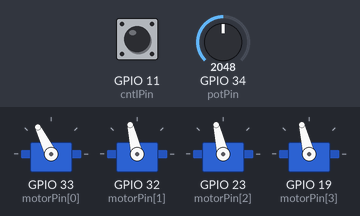
Bench run of a sketch on a simulated ESP32. Shown: 4 × servo. The test bench sets the inputs (shaded band); at power-on: GPIO 11 (cntlPin) HIGH, GPIO 34 (potPin) = 2048.

Above: at 2.0 s.
At 8.2 s:
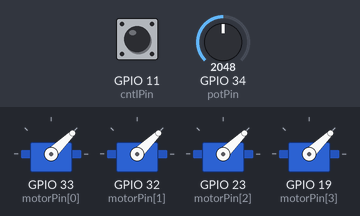
8.3 s: GPIO 11 (cntlPin) pulled LOW for 2.45 s
At 9.6 s:
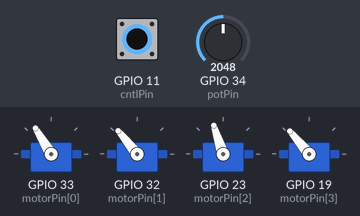
Timing chart, 0 to 12.3 s (numbered marks = the images above; inputs shaded):
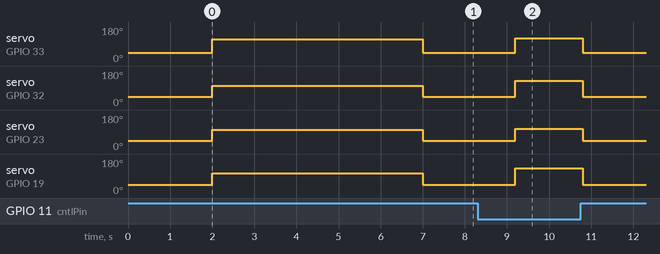

The sketch:

MotorTester.ino
```cpp
#include<ESP32Servo.h>

const int potPin=34;
const int cntlPin=11;
const int motorPin[]={33,32,23,19};

const int noMotors=4;
const int adcMax=4095;

const int lbnd[]={1735,1605,1605,1615};
const int ubnd[]={1850,2150,1710,2150};

Servo motor[noMotors];

int i;

void resetMotors();

void setup() {
  // put your setup code here, to run once:
  pinMode(cntlPin,INPUT_PULLUP);
  pinMode(potPin,INPUT);
  for(i=0;i<noMotors;i++){
    motor[i].attach(motorPin[i]);
  }
  resetMotors();
  for(i=0;i<noMotors;i++){
    motor[i].writeMicroseconds(lbnd[i]);
  }
  delay(5000);
//  Serial.begin(9600);
}
long throtle,tempMap,potVal;
void loop() {
  // put your main code here, to run repeatedly:
  potVal=analogRead(potPin);
  throtle=map(throtle,0,adcMax,0,100);
  if(digitalRead(cntlPin)){
    resetMotors();
  }
  else{
    for(i=0;i<noMotors;i++){
      tempMap=map(potVal,0,adcMax,lbnd[i],ubnd[i]);
      motor[i].writeMicroseconds(tempMap);
    }
  }
//  Serial.println();
//  Serial.println(bl);
//  Serial.println(bll)..;
  delay(200);
}

void resetMotors(){
  for(i=0;i<noMotors;i++){
    motor[i].writeMicroseconds(1000);
  }
  delay(2000);
}
```

Measured:
- after the input at 8.3 s, servo on GPIO 33 (motorPin[0]): 44° → 121° after 0.90 s, → 44° 1.6 s later; servo on GPIO 32 (motorPin[1]): 44° → 129° after 0.90 s, → 44° 1.6 s later; servo on GPIO 23 (motorPin[2]): 44° → 108° after 0.90 s, → 44° 1.6 s later; servo on GPIO 19 (motorPin[3]): 44° → 130° after 0.90 s, → 44° 1.6 s later
